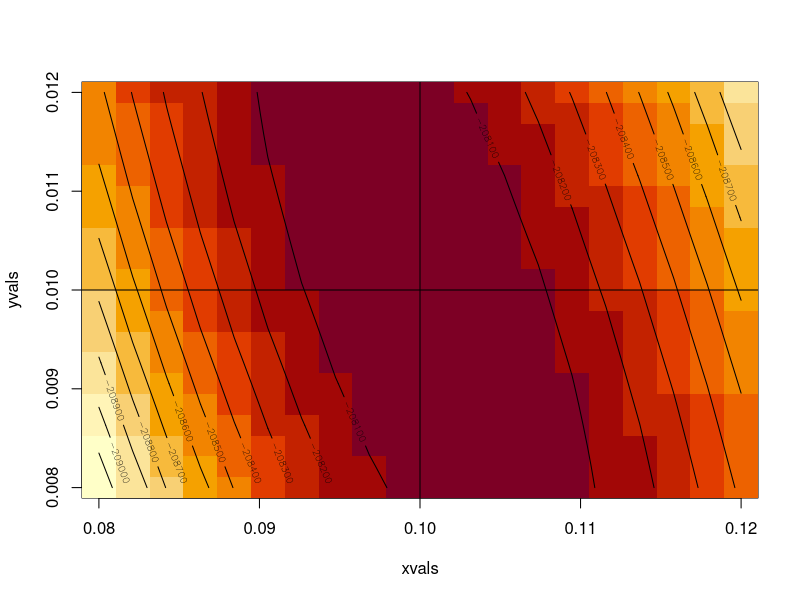
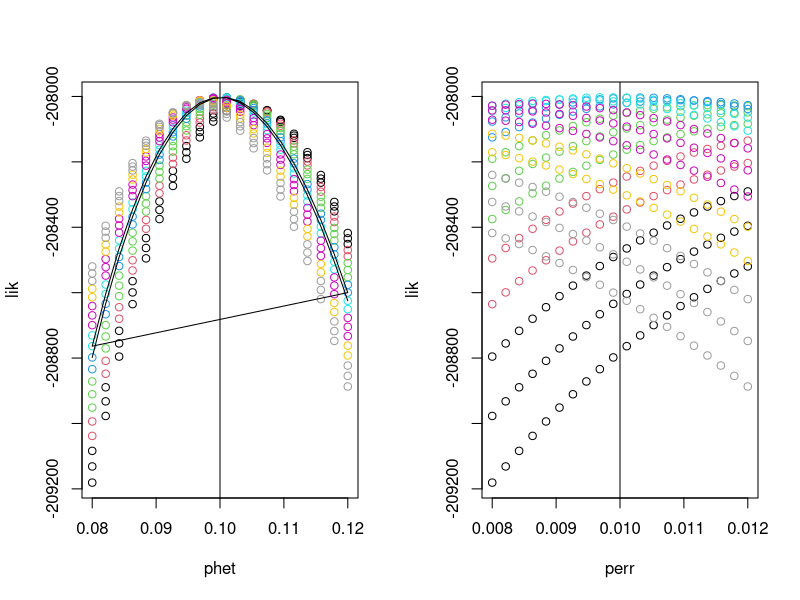
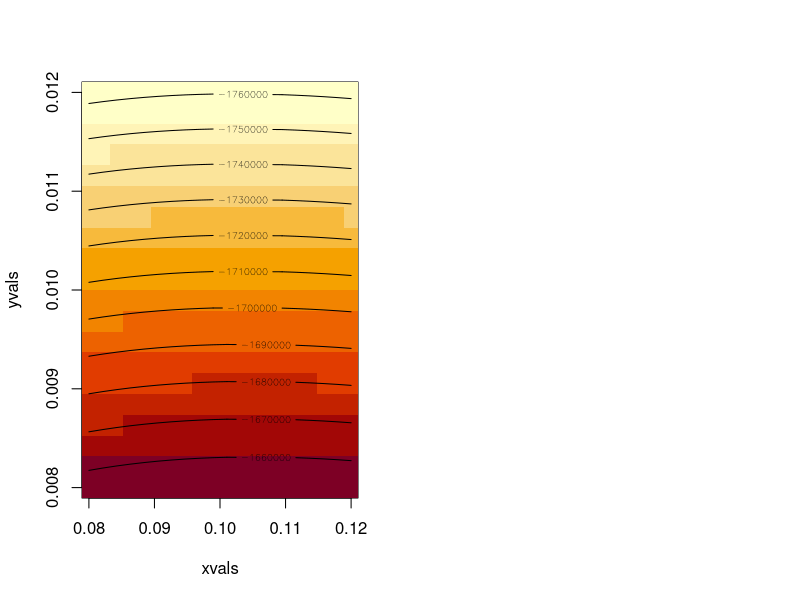
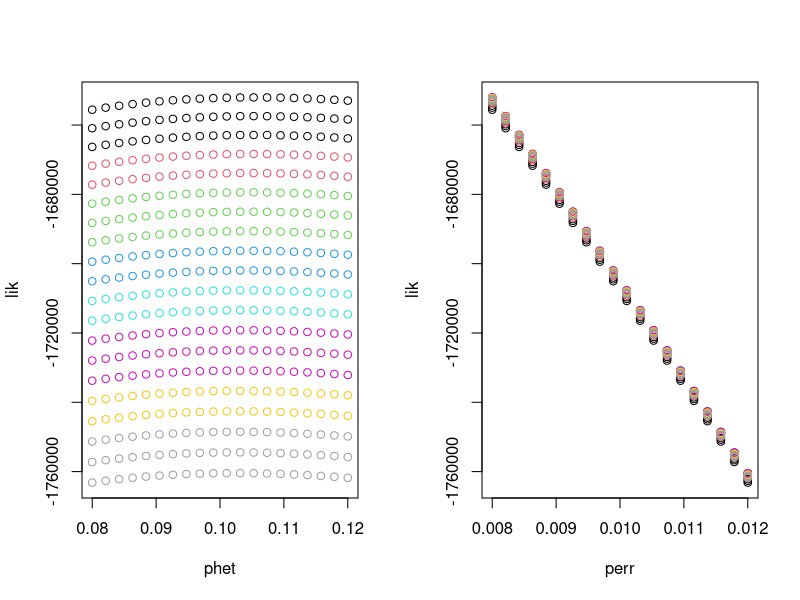

Reproduce these figures in R, in order.


###
# binomial error
nsites <- 1e6

phet <- .1
perr <- .01
mean.coverage <- 1

coverage <- rpois(nsites,mean.coverage)
het <- ( rbinom(nsites,size=1,prob=phet) == 1 )
probs <- ifelse( het, 1/2, perr )
counts <- rbinom( nsites, size=coverage, prob=probs )
counts.ref <- coverage-counts

likfun <- function (pp) {
    # pp is ( phet, perr )
    sum( log( pp[1] * 2^(-coverage) + (1-pp[1]) * pp[2]^counts * (1-pp[2])^counts.ref ) )
}

pvals <- expand.grid( phet=seq(.8*phet,1.2*phet,length.out=20), perr=seq(.8*perr,1.2*perr,length.out=20) )
pvals$lik <- apply( pvals, 1, likfun )

cplot <- function (x,y,z,...) {
    xvals <- sort(unique(x))
    yvals <- sort(unique(y))
    zmat <- matrix( z, nrow=length(xvals), ncol=length(yvals) )
    image(xvals,yvals,zmat,...)
    contour(xvals,yvals,zmat,...,add=TRUE)
}

with( pvals, cplot( phet, perr, lik ) )
abline(v=phet,h=perr)

layout(t(1:2))
with(pvals, plot( phet, lik, col=cut(perr,8) ) )
abline(v=phet)
with( subset(pvals,abs(perr-get("perr",parent.env(environment())))==min(abs(perr-get("perr",parent.env(environment()))))), lines(phet, lik ) )
with(pvals, plot( perr, lik, col=cut(phet,8) ) )
abline(v=perr)



###
# beta-distributed error
nsites <- 1e6

phet <- .1
perr <- .01
nerr <- 10
mean.coverage <- 10

coverage <- rpois(nsites,mean.coverage)
het <- ( rbinom(nsites,size=1,prob=phet) == 1 )
probs <- ifelse( het, 1/2, rbeta( nsites, shape1=perr*nerr, shape2=(1-perr)*nerr ) )
counts <- rbinom( nsites, size=coverage, prob=probs )
counts.ref <- coverage-counts

likfun <- function (pp) {
    # pp is ( phet, perr, nerr )
    sum( log( pp[1] * 2^(-coverage) + (1-pp[1]) * beta(counts+pp[2]*pp[3],counts.ref+(1-pp[2])*pp[3])/beta(pp[2]*pp[3],(1-pp[2]*pp[3])) ) )
}

pvals <- expand.grid( phet=seq(.8*phet,1.2*phet,length.out=20), perr=seq(.8*perr,1.2*perr,length.out=20), nerr=10 )
pvals$lik <- apply( pvals, 1, likfun )

cplot <- function (x,y,z,...) {
    xvals <- sort(unique(x))
    yvals <- sort(unique(y))
    zmat <- matrix( z, nrow=length(xvals), ncol=length(yvals) )
    image(xvals,yvals,zmat,...)
    contour(xvals,yvals,zmat,...,add=TRUE)
}

with( pvals, cplot( phet, perr, lik ) )

layout(t(1:2))
with(pvals, plot( phet, lik, col=cut(perr,8) ) )
with(pvals, plot( perr, lik, col=cut(phet,8) ) )
